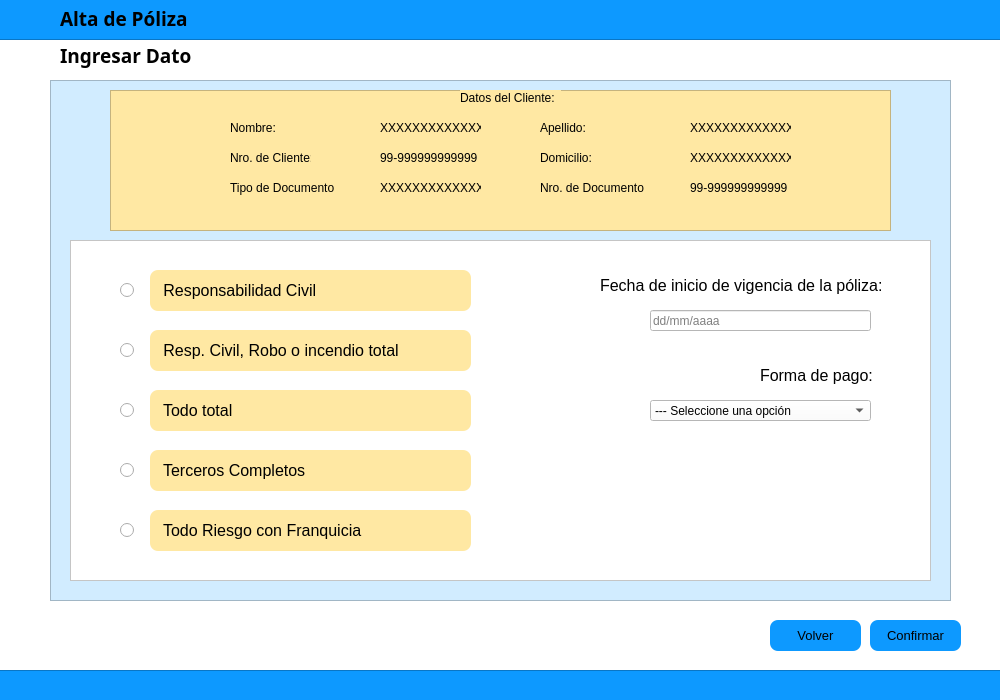
<?xml version="1.0" encoding="UTF-8"?>
<ui version="4.0">
 <class>seleccion_tipo_poliza</class>
 <widget class="QDialog" name="seleccion_tipo_poliza">
  <property name="geometry">
   <rect>
    <x>0</x>
    <y>0</y>
    <width>1000</width>
    <height>700</height>
   </rect>
  </property>
  <property name="minimumSize">
   <size>
    <width>1000</width>
    <height>700</height>
   </size>
  </property>
  <property name="maximumSize">
   <size>
    <width>1000</width>
    <height>700</height>
   </size>
  </property>
  <property name="windowTitle">
   <string>Dialog</string>
  </property>
  <property name="styleSheet">
   <string notr="true">background-color: rgb(255, 255, 255);</string>
  </property>
  <widget class="QPushButton" name="btnVolver">
   <property name="geometry">
    <rect>
     <x>770</x>
     <y>620</y>
     <width>91</width>
     <height>31</height>
    </rect>
   </property>
   <property name="font">
    <font>
     <pointsize>10</pointsize>
     <weight>50</weight>
     <bold>false</bold>
    </font>
   </property>
   <property name="cursor">
    <cursorShape>PointingHandCursor</cursorShape>
   </property>
   <property name="styleSheet">
    <string notr="true">background-color: rgb(13, 153, 255);
border-radius: 8px;
</string>
   </property>
   <property name="text">
    <string>Volver</string>
   </property>
  </widget>
  <widget class="QPushButton" name="btnConfirmar">
   <property name="geometry">
    <rect>
     <x>870</x>
     <y>620</y>
     <width>91</width>
     <height>31</height>
    </rect>
   </property>
   <property name="font">
    <font>
     <pointsize>10</pointsize>
     <weight>50</weight>
     <bold>false</bold>
    </font>
   </property>
   <property name="cursor">
    <cursorShape>PointingHandCursor</cursorShape>
   </property>
   <property name="styleSheet">
    <string notr="true">background-color: rgb(13, 153, 255);
border-radius: 8px;
</string>
   </property>
   <property name="text">
    <string>Confirmar</string>
   </property>
  </widget>
  <widget class="QFrame" name="frame">
   <property name="geometry">
    <rect>
     <x>50</x>
     <y>80</y>
     <width>901</width>
     <height>521</height>
    </rect>
   </property>
   <property name="styleSheet">
    <string notr="true">background-color: rgb(209, 236, 255);</string>
   </property>
   <property name="frameShape">
    <enum>QFrame::StyledPanel</enum>
   </property>
   <property name="frameShadow">
    <enum>QFrame::Raised</enum>
   </property>
   <widget class="QFrame" name="frame_2">
    <property name="geometry">
     <rect>
      <x>60</x>
      <y>10</y>
      <width>781</width>
      <height>141</height>
     </rect>
    </property>
    <property name="styleSheet">
     <string notr="true">background-color: rgb(255, 232, 163);</string>
    </property>
    <property name="frameShape">
     <enum>QFrame::StyledPanel</enum>
    </property>
    <property name="frameShadow">
     <enum>QFrame::Raised</enum>
    </property>
    <widget class="QLabel" name="label_2">
     <property name="geometry">
      <rect>
       <x>120</x>
       <y>30</y>
       <width>51</width>
       <height>16</height>
      </rect>
     </property>
     <property name="text">
      <string>Nombre:</string>
     </property>
    </widget>
    <widget class="QLabel" name="label_3">
     <property name="geometry">
      <rect>
       <x>120</x>
       <y>60</y>
       <width>81</width>
       <height>16</height>
      </rect>
     </property>
     <property name="text">
      <string>Nro. de Cliente:</string>
     </property>
    </widget>
    <widget class="QLabel" name="label_4">
     <property name="geometry">
      <rect>
       <x>120</x>
       <y>90</y>
       <width>111</width>
       <height>16</height>
      </rect>
     </property>
     <property name="text">
      <string>Tipo de Documento</string>
     </property>
    </widget>
    <widget class="QLabel" name="label_19">
     <property name="geometry">
      <rect>
       <x>350</x>
       <y>0</y>
       <width>101</width>
       <height>16</height>
      </rect>
     </property>
     <property name="text">
      <string>Datos del Cliente:</string>
     </property>
    </widget>
    <widget class="QLabel" name="txtNombre">
     <property name="geometry">
      <rect>
       <x>270</x>
       <y>30</y>
       <width>101</width>
       <height>16</height>
      </rect>
     </property>
     <property name="text">
      <string>XXXXXXXXXXXXX</string>
     </property>
    </widget>
    <widget class="QLabel" name="txtNumeroCliente">
     <property name="geometry">
      <rect>
       <x>270</x>
       <y>60</y>
       <width>101</width>
       <height>16</height>
      </rect>
     </property>
     <property name="text">
      <string>99-999999999999</string>
     </property>
    </widget>
    <widget class="QLabel" name="txtTipoDocumento">
     <property name="geometry">
      <rect>
       <x>270</x>
       <y>90</y>
       <width>101</width>
       <height>16</height>
      </rect>
     </property>
     <property name="text">
      <string>XXXXXXXXXXXXX</string>
     </property>
    </widget>
    <widget class="QLabel" name="txtApellido">
     <property name="geometry">
      <rect>
       <x>580</x>
       <y>30</y>
       <width>101</width>
       <height>16</height>
      </rect>
     </property>
     <property name="text">
      <string>XXXXXXXXXXXXX</string>
     </property>
    </widget>
    <widget class="QLabel" name="label_5">
     <property name="geometry">
      <rect>
       <x>430</x>
       <y>60</y>
       <width>81</width>
       <height>16</height>
      </rect>
     </property>
     <property name="text">
      <string>Domicilio:</string>
     </property>
    </widget>
    <widget class="QLabel" name="txtNumeroDocumento">
     <property name="geometry">
      <rect>
       <x>580</x>
       <y>90</y>
       <width>101</width>
       <height>16</height>
      </rect>
     </property>
     <property name="text">
      <string>99-999999999999</string>
     </property>
    </widget>
    <widget class="QLabel" name="txtDomicilio">
     <property name="geometry">
      <rect>
       <x>580</x>
       <y>60</y>
       <width>101</width>
       <height>16</height>
      </rect>
     </property>
     <property name="text">
      <string>XXXXXXXXXXXXX</string>
     </property>
    </widget>
    <widget class="QLabel" name="label_6">
     <property name="geometry">
      <rect>
       <x>430</x>
       <y>90</y>
       <width>111</width>
       <height>16</height>
      </rect>
     </property>
     <property name="text">
      <string>Nro. de Documento</string>
     </property>
    </widget>
    <widget class="QLabel" name="label_20">
     <property name="geometry">
      <rect>
       <x>430</x>
       <y>30</y>
       <width>51</width>
       <height>16</height>
      </rect>
     </property>
     <property name="text">
      <string>Apellido:</string>
     </property>
    </widget>
   </widget>
   <widget class="QFrame" name="frame_4">
    <property name="geometry">
     <rect>
      <x>20</x>
      <y>160</y>
      <width>861</width>
      <height>341</height>
     </rect>
    </property>
    <property name="styleSheet">
     <string notr="true">background-color: rgb(255, 255, 255);</string>
    </property>
    <property name="frameShape">
     <enum>QFrame::StyledPanel</enum>
    </property>
    <property name="frameShadow">
     <enum>QFrame::Raised</enum>
    </property>
    <widget class="QLineEdit" name="txtFechaInicioVigencia">
     <property name="geometry">
      <rect>
       <x>580</x>
       <y>70</y>
       <width>221</width>
       <height>21</height>
      </rect>
     </property>
     <property name="styleSheet">
      <string notr="true">border-color: rgb(0, 0, 0) ;
</string>
     </property>
     <property name="placeholderText">
      <string>dd/mm/aaaa</string>
     </property>
    </widget>
    <widget class="QLabel" name="label_15">
     <property name="geometry">
      <rect>
       <x>80</x>
       <y>30</y>
       <width>321</width>
       <height>41</height>
      </rect>
     </property>
     <property name="font">
      <font>
       <pointsize>12</pointsize>
      </font>
     </property>
     <property name="styleSheet">
      <string notr="true">background-color: rgb(255, 232, 163);
border-radius: 8px;</string>
     </property>
     <property name="text">
      <string>   Responsabilidad Civil</string>
     </property>
    </widget>
    <widget class="QLabel" name="label_16">
     <property name="geometry">
      <rect>
       <x>530</x>
       <y>35</y>
       <width>281</width>
       <height>21</height>
      </rect>
     </property>
     <property name="font">
      <font>
       <pointsize>12</pointsize>
      </font>
     </property>
     <property name="text">
      <string>Fecha de inicio de vigencia de la póliza:</string>
     </property>
    </widget>
    <widget class="QComboBox" name="cbFormaPago">
     <property name="geometry">
      <rect>
       <x>580</x>
       <y>160</y>
       <width>221</width>
       <height>21</height>
      </rect>
     </property>
     <property name="font">
      <font>
       <pointsize>9</pointsize>
      </font>
     </property>
     <item>
      <property name="text">
       <string>--- Seleccione una opción</string>
      </property>
     </item>
     <item>
      <property name="text">
       <string>Mensual</string>
      </property>
     </item>
     <item>
      <property name="text">
       <string>Semestral</string>
      </property>
     </item>
    </widget>
    <widget class="QLabel" name="label_27">
     <property name="geometry">
      <rect>
       <x>80</x>
       <y>90</y>
       <width>321</width>
       <height>41</height>
      </rect>
     </property>
     <property name="font">
      <font>
       <pointsize>12</pointsize>
      </font>
     </property>
     <property name="styleSheet">
      <string notr="true">background-color: rgb(255, 232, 163);
border-radius: 8px;</string>
     </property>
     <property name="text">
      <string>   Resp. Civil, Robo o incendio total</string>
     </property>
    </widget>
    <widget class="QLabel" name="label_28">
     <property name="geometry">
      <rect>
       <x>80</x>
       <y>150</y>
       <width>321</width>
       <height>41</height>
      </rect>
     </property>
     <property name="font">
      <font>
       <pointsize>12</pointsize>
      </font>
     </property>
     <property name="styleSheet">
      <string notr="true">background-color: rgb(255, 232, 163);
border-radius: 8px;</string>
     </property>
     <property name="text">
      <string>   Todo total</string>
     </property>
    </widget>
    <widget class="QLabel" name="label_29">
     <property name="geometry">
      <rect>
       <x>80</x>
       <y>210</y>
       <width>321</width>
       <height>41</height>
      </rect>
     </property>
     <property name="font">
      <font>
       <pointsize>12</pointsize>
      </font>
     </property>
     <property name="styleSheet">
      <string notr="true">background-color: rgb(255, 232, 163);
border-radius: 8px;</string>
     </property>
     <property name="text">
      <string>   Terceros Completos</string>
     </property>
    </widget>
    <widget class="QLabel" name="label_30">
     <property name="geometry">
      <rect>
       <x>80</x>
       <y>270</y>
       <width>321</width>
       <height>41</height>
      </rect>
     </property>
     <property name="font">
      <font>
       <pointsize>12</pointsize>
      </font>
     </property>
     <property name="styleSheet">
      <string notr="true">background-color: rgb(255, 232, 163);
border-radius: 8px;</string>
     </property>
     <property name="text">
      <string>   Todo Riesgo con Franquicia</string>
     </property>
    </widget>
    <widget class="QLabel" name="label_31">
     <property name="geometry">
      <rect>
       <x>690</x>
       <y>120</y>
       <width>121</width>
       <height>31</height>
      </rect>
     </property>
     <property name="font">
      <font>
       <pointsize>12</pointsize>
      </font>
     </property>
     <property name="text">
      <string>Forma de pago:</string>
     </property>
    </widget>
    <widget class="QRadioButton" name="rbRespCivil">
     <property name="geometry">
      <rect>
       <x>50</x>
       <y>40</y>
       <width>16</width>
       <height>20</height>
      </rect>
     </property>
     <property name="text">
      <string/>
     </property>
    </widget>
    <widget class="QRadioButton" name="rbIncendioTotel">
     <property name="geometry">
      <rect>
       <x>50</x>
       <y>100</y>
       <width>16</width>
       <height>20</height>
      </rect>
     </property>
     <property name="text">
      <string/>
     </property>
    </widget>
    <widget class="QRadioButton" name="rbTodoTotal">
     <property name="geometry">
      <rect>
       <x>50</x>
       <y>160</y>
       <width>16</width>
       <height>20</height>
      </rect>
     </property>
     <property name="text">
      <string/>
     </property>
    </widget>
    <widget class="QRadioButton" name="rbTercerosCompletos">
     <property name="geometry">
      <rect>
       <x>50</x>
       <y>220</y>
       <width>16</width>
       <height>20</height>
      </rect>
     </property>
     <property name="text">
      <string/>
     </property>
    </widget>
    <widget class="QRadioButton" name="rbTodoRiesgo">
     <property name="geometry">
      <rect>
       <x>50</x>
       <y>280</y>
       <width>16</width>
       <height>20</height>
      </rect>
     </property>
     <property name="text">
      <string/>
     </property>
    </widget>
   </widget>
  </widget>
  <widget class="QFrame" name="frame_7">
   <property name="geometry">
    <rect>
     <x>-20</x>
     <y>-40</y>
     <width>1031</width>
     <height>80</height>
    </rect>
   </property>
   <property name="styleSheet">
    <string notr="true">background-color: rgb(13, 153, 255);</string>
   </property>
   <property name="frameShape">
    <enum>QFrame::StyledPanel</enum>
   </property>
   <property name="frameShadow">
    <enum>QFrame::Raised</enum>
   </property>
   <widget class="QLabel" name="label_17">
    <property name="geometry">
     <rect>
      <x>80</x>
      <y>50</y>
      <width>131</width>
      <height>16</height>
     </rect>
    </property>
    <property name="font">
     <font>
      <family>Segoe UI Semibold</family>
      <pointsize>14</pointsize>
      <weight>75</weight>
      <bold>true</bold>
     </font>
    </property>
    <property name="text">
     <string>Alta de Póliza</string>
    </property>
   </widget>
  </widget>
  <widget class="QFrame" name="frame_3">
   <property name="geometry">
    <rect>
     <x>-20</x>
     <y>670</y>
     <width>1031</width>
     <height>80</height>
    </rect>
   </property>
   <property name="styleSheet">
    <string notr="true">background-color: rgb(13, 153, 255);</string>
   </property>
   <property name="frameShape">
    <enum>QFrame::StyledPanel</enum>
   </property>
   <property name="frameShadow">
    <enum>QFrame::Raised</enum>
   </property>
  </widget>
  <widget class="QLabel" name="label_18">
   <property name="geometry">
    <rect>
     <x>60</x>
     <y>40</y>
     <width>131</width>
     <height>31</height>
    </rect>
   </property>
   <property name="font">
    <font>
     <family>Segoe UI Semibold</family>
     <pointsize>14</pointsize>
     <weight>75</weight>
     <bold>true</bold>
    </font>
   </property>
   <property name="text">
    <string>Ingresar Datos:</string>
   </property>
  </widget>
 </widget>
 <tabstops>
  <tabstop>rbRespCivil</tabstop>
  <tabstop>rbIncendioTotel</tabstop>
  <tabstop>rbTodoTotal</tabstop>
  <tabstop>rbTercerosCompletos</tabstop>
  <tabstop>rbTodoRiesgo</tabstop>
  <tabstop>txtFechaInicioVigencia</tabstop>
  <tabstop>cbFormaPago</tabstop>
  <tabstop>btnVolver</tabstop>
  <tabstop>btnConfirmar</tabstop>
 </tabstops>
 <resources/>
 <connections/>
</ui>
